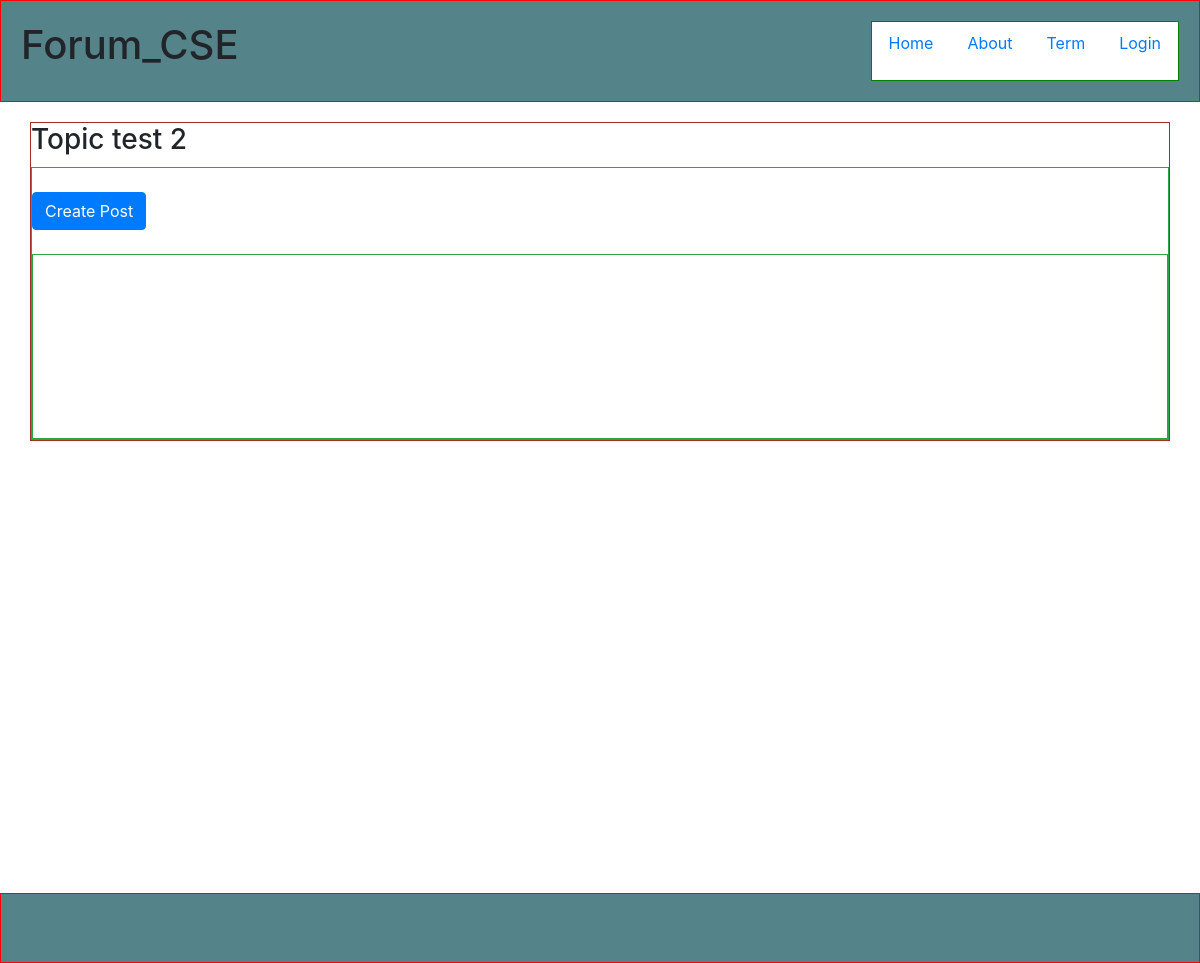
The page /Forum/index.php?controller=topics&action=index&tp_id=3 on the database as committed earlier.
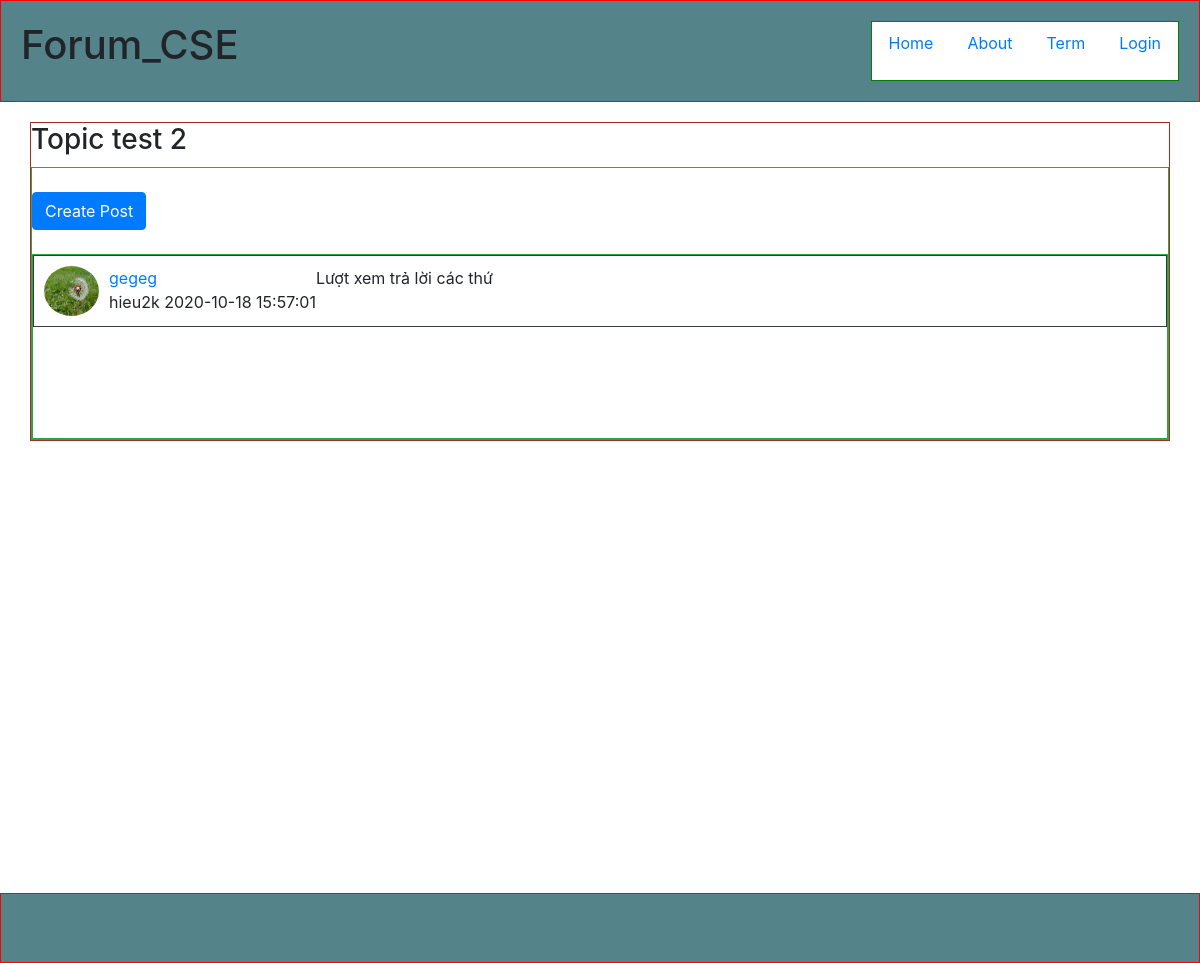
The same page on the database as committed later.
### tables this page shows
CREATE TABLE `topics` (
  `topic_id` int(11) NOT NULL,
  `title` varchar(255) NOT NULL,
  `description` varchar(255) DEFAULT NULL,
  `zone_id` int(11) NOT NULL
);

CREATE TABLE `posts` (
  `post_id` int(11) NOT NULL,
  `title` varchar(255) NOT NULL,
  `create_at` timestamp NOT NULL DEFAULT current_timestamp(),
  `edit_at` timestamp NULL DEFAULT NULL,
  `body` text NOT NULL,
  `tags` varchar(255) DEFAULT NULL,
  `status` tinyint(4) NOT NULL DEFAULT 1,
  `user_id` int(11) NOT NULL,
  `topic_id` int(11) NOT NULL,
  `mitopic_id` int(11) DEFAULT NULL
);

CREATE TABLE `users` (
  `user_id` int(11) NOT NULL,
  `username` varchar(60) NOT NULL,
  `fullname` varchar(60) NOT NULL,
  `email` varchar(255) NOT NULL,
  `password` varchar(255) NOT NULL,
  `code` varchar(255) DEFAULT NULL,
  `create_at` timestamp NOT NULL DEFAULT current_timestamp(),
  `admin` tinyint(4) NOT NULL DEFAULT 0,
  `status` tinyint(4) NOT NULL DEFAULT 0
);

### Forum/index.php (called while the page is built, shortened)
<?php
$action = isset($_GET['action']) ? $_GET['action'] : 'index';
$object = new $controller;
$object->$action();
?>

### Forum/path.php (called while the page is built, shortened)
<?php
    $BASE_URL="http://localhost:8080/Forum";
?>

### Forum/models/model.php (called while the page is built, shortened)
<?php
    require_once("path.php");
    function openConnect(){
        $conn=mysqli_connect(HOST,USER,PASS,DB);
        return $conn;
    }
?>

### Forum/models/TopicModel.php (called while the page is built, shortened)
<?php
    require_once("model.php");
    class TopicModel{
        public $connection;
        function TopicModel(){
            $this->connection=openConnect();
        }
        function getNamebyId($tp_id){
            $sql="SELECT title FROM ". self::TABLE ." WHERE topic_id='$tp_id'";
            $rs=mysqli_query($this->connection,$sql);
            $result=mysqli_fetch_assoc($rs);
            return $result;
        }
    }
?>

### Forum/models/PostModel.php (called while the page is built, shortened)
<?php
    require_once("model.php");
    class PostModel{
        public $connection;
        function PostModel(){
            $this->connection=openConnect();
        }
        function getPostInTP($tp_id){
            $sql="SELECT p.*,u.username,u.user_id FROM posts As p JOIN users as u ON p.user_id=u.user_id WHERE p.topic_id='$tp_id' ORDER BY p.post_id DESC";
            $rs=mysqli_query($this->connection,$sql);
            $result=mysqli_fetch_all($rs,MYSQLI_ASSOC);
            return $result;
        }
    }
?>

### Forum/views/id_topics.php (the view, shortened to what this page needs)
<?php include_once("path.php");
global $ROOT_PATH; ?>
<?php include($ROOT_PATH."/includes/headerp1.php");?>
<?php include($ROOT_PATH."/includes/headerp2.php");?>
    <div class="page-wrapper">
        <div class="main-page container">
            <div class="row">
                <div class="main-content col-md-12">
                    <div class="topic-title">
                        <h3><?php echo $tpname['title'];?></h3>
                    </div>
                    <div class="zone block-container border border-success">
                        <div class="block-body">
                            <br>
                            <a name="" class="btn btn-primary" href="<?php echo $BASE_URL."/index.php?controller=posts&action=create&tp_id=".$data['topic_id'];?>" role="button">Create Post</a>
                            <br>
                            <br>
                            <div class="post-body border border-success">
                                <?php foreach ($posts as $post):?>
                                <?php if($post['mitopic_id']===NULL):?>
                                <div class="post-content-tp d-flex border border-dark">
                                    <img src="assets/images/img1.jpeg" alt="123" height="50px" width="55px" class="rounded-circle">
                                    <div class="post-tp">
                                        <div class="post-title-tp"><a href="<?php echo $BASE_URL."/index.php?controller=posts&action=index&p_id=".$post['post_id'];?>"><?php echo $post['title'];?></a></div>
                                        <div class="post-info-tp">
                                            <?php echo $post['username'];?>
                                            <?php echo $post['create_at'];?>
                                        </div>
                                    </div>
                                    <div class="statics">
                                        Lượt xem trả lời các thứ
                                    </div>
                                </div>
                                <?php endif; ?>
                                <?php endforeach;?>
                            </div>
                        </div>
                    </div>
                </div>
            </div>
        </div>
    </div>
<?php include($ROOT_PATH."/includes/footer.php");?>

### Forum/controllers/TopicsCTL.php (shortened to what this page needs)
<?php
require_once 'models/PostModel.php';
require_once 'models/TopicModel.php';
class TopicsCTL
{
  public function index()
  {
    if(isset($_GET['tp_id'])){
      $data=[
        'topic_id'=>$_GET['tp_id']
      ];
      $postModel = new PostModel();
      $posts = $postModel->getPostInTP($data['topic_id']);
      $topicModel = new TopicModel();
      $tpname = $topicModel->getNamebyId($data['topic_id']);
      require_once 'views/id_topics.php';
    }
  }
}
?>

### Forum/includes/headerp1.php (shortened to what this page needs)
<!doctype html>
<html lang="en">
  <head>
    <link rel="stylesheet" href="https://stackpath.bootstrapcdn.com/bootstrap/4.3.1/css/bootstrap.min.css">
    <link rel="stylesheet" href="assets/css/style.css">

### Forum/includes/headerp2.php
<?php include_once("path.php");
global $BASE_URL; ?>
</head>
  <body>
        <header>
            <h1 class="logo">Forum_CSE</h1>
            <ul class="nav nav-tabs" id="navId">
                <li class="nav-item">
                    <a href="<?php echo $BASE_URL."/index.php";?>" class="nav-link">Home</a>
                </li>
                <li class="nav-item">
                    <a href="#tab5Id" class="nav-link">About</a>
                </li>
                <li class="nav-item">
                    <a href="#tab5Id" class="nav-link">Term</a>
                </li>
                <?php if(isset($_SESSION['id'])):?>
                <li class="nav-item dropdown">
                <a class="nav-link dropdown-toggle" data-toggle="dropdown" href="#" role="button" aria-haspopup="true" aria-expanded="false"><?php echo $_SESSION['username'];?></a>
                <div class="dropdown-menu">
                    <a class="dropdown-item" href="#tab2Id">Action</a>
                    <a class="dropdown-item" href="#tab3Id">Another action</a>
                    <div class="dropdown-divider"></div>
                    <a class="dropdown-item" href="<?php echo $BASE_URL."/index.php?controller=users&action=logout";?>">Logout</a>
                </div>
                </li>
                <?php else:?>
                <li class="nav-item">
                    <a href="<?php echo $BASE_URL."/index.php?controller=users&action=login";?>" class="nav-link">Login</a>
                </li>
                <?php endif;?>
            </ul>
            <div class="clearfix"></div>
        </header>

### Forum/includes/footer.php (shortened to what this page needs)
    <footer>
        <div class="footer-page">
        </div>
    </footer>
  </body>
</html>

### Forum/assets/css/style.css (style rules this page uses)
body { padding:0px auto; }
* { box-sizing: border-box; }
header { border: 1px solid red; padding: 20px; background-color: #54838a; }
header .logo { float: left; }
header .nav { background-color: #ffffff; float: right; height: 60px; border: 1px solid green; }
header .nav .nav-item a { height: 100%; }
.page-wrapper { min-height: 751px; }
.main-page { margin-top: 20px; border: 1px solid brown; width: 100%; }
.main-content { padding:0px; }
.zone { margin-top: 10px; }
.footer-page { margin-top: 20px; border: 1px solid red; padding: 20px; background-color: #54838a; height: 70px; }
.comment-body,.post-body { min-height: 185px; }
.post-content-tp { padding:10px; }
.post-title-tp,.post-info-tp { padding-left: 10px; }

Rows that differ between the two databases and show on the page:
added posts: title "gegeg", user.username "hieu2k", create_at "2020-10-18 15:57:01"
